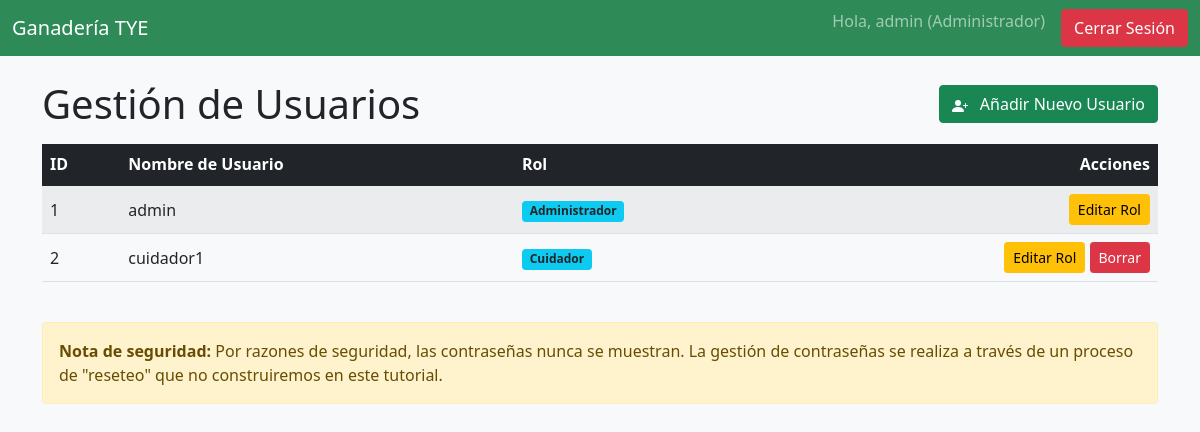
Before: /gestionar_usuarios (signed in) with the older database file.
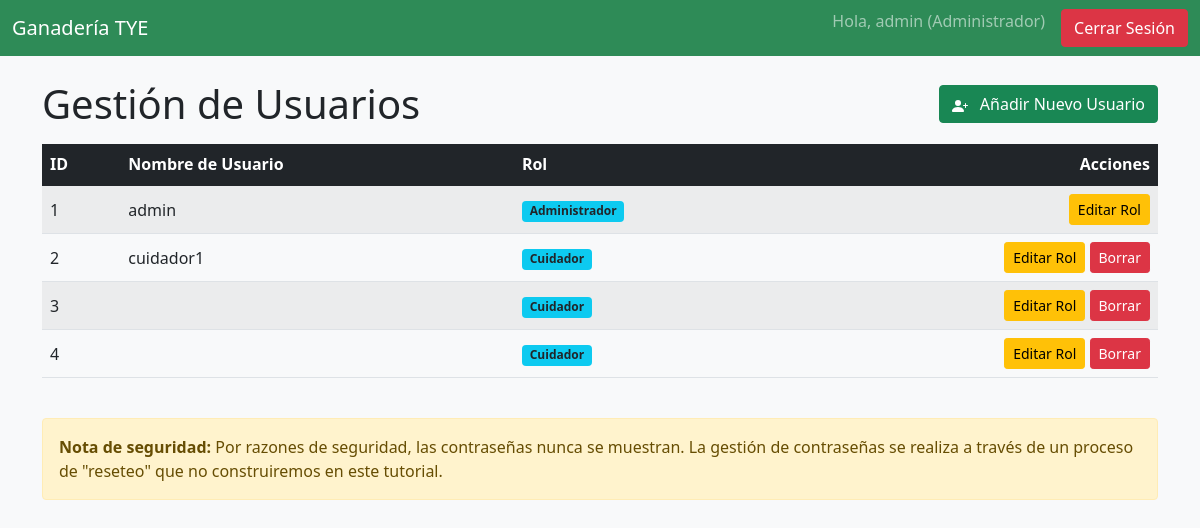
After: the same page with the newer database file.
### app.py (models this page shows)
class User(db.Model):
    id = db.Column(db.Integer, primary_key=True)
    username = db.Column(db.String(80), unique=True, nullable=False)
    password_hash = db.Column(db.String(128), nullable=False)
    rol = db.Column(db.String(50), nullable=False)
    conteos = db.relationship('Conteo', backref='cuidador', lazy=True)

### app.py (the view)
@app.route('/gestionar_usuarios')
def gestionar_usuarios():
    if 'user_id' not in session or session['user_rol'] != 'Administrador': return redirect(url_for('login'))
    users = User.query.all()
    return render_template('gestionar_usuarios.html', users=users)

### Templates/gestionar_usuarios.html (shortened to what this page needs)
{% extends "base.html" %}
{% block content %}
<div class="d-flex justify-content-between align-items-center mb-3">
    <h1 class="mb-0">Gestión de Usuarios</h1>
    <a href="{{ url_for('register') }}" class="btn btn-success">
        Añadir Nuevo Usuario
    </a>
</div>
<div class="table-responsive">
    <table class="table table-striped table-hover align-middle">
        <thead class="table-dark">
            <tr>
                <th>ID</th>
                <th>Nombre de Usuario</th>
                <th>Rol</th>
                <th class="text-end">Acciones</th>
            </tr>
        </thead>
        <tbody>
            {% for user in users %}
                <tr>
                    <td>{{ user.id }}</td>
                    <td>{{ user.username }}</td>
                    <td><span class="badge bg-info text-dark">{{ user.rol }}</span></td>
                    <td class="text-end">
                        <a href="{{ url_for('edit_user', user_id=user.id) }}" class="btn btn-sm btn-warning">Editar Rol</a>
                        {% if session.user_id != user.id %}
                            <a href="{{ url_for('delete_user', user_id=user.id) }}" class="btn btn-sm btn-danger" onclick="return confirm('¿Estás seguro? Esta acción es PERMANENTE.');">Borrar</a>
                        {% endif %}
                    </td>
                </tr>
            {% else %}
                <tr>
                    <td colspan="4" class="text-center">No hay usuarios registrados.</td>
                </tr>
            {% endfor %}
        </tbody>
    </table>
</div>
<div class="alert alert-warning mt-4">
    <strong>Nota de seguridad:</strong> Por razones de seguridad, las contraseñas nunca se muestran. La gestión de contraseñas se realiza a través de un proceso de "reseteo" que no construiremos en este tutorial.
</div>
{% endblock %}

### Templates/base.html (shortened to what this page needs)
<!doctype html>
<html lang="es">
  <head>
    <link href="https://cdn.jsdelivr.net/npm/bootstrap@5.1.3/dist/css/bootstrap.min.css" rel="stylesheet">
  </head>
  <body>
    <nav class="navbar navbar-expand-lg navbar-dark bg-primary">
        <div class="container-fluid">
            <a class="navbar-brand" href="{{ url_for('index') }}">Ganadería TYE</a>
            <div class="collapse navbar-collapse">
                <ul class="navbar-nav ms-auto">
                    {% if session.user_id %}
                        <li class="nav-item">
                            <span class="navbar-text me-3">
                                Hola, {{ session.username }} ({{ session.user_rol }})
                            </span>
                        </li>
                        <li class="nav-item">
                            <a class="btn btn-danger" href="{{ url_for('logout') }}">Cerrar Sesión</a>
                        </li>
                    {% endif %}
                </ul>
            </div>
        </div>
    </nav>
    <div class="container mt-4">
        {% block content %}{% endblock %}
    </div>
  </body>
</html>

Changed rows visible on the page:
added User: id "3", rol "Cuidador"
added User: id "4", rol "Cuidador"
